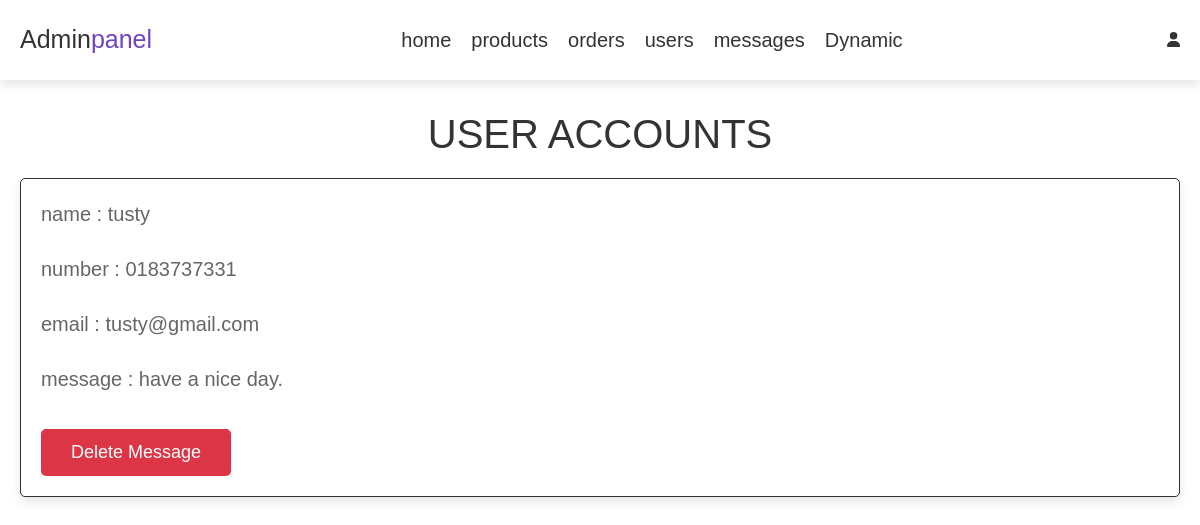
The page /admin_contacts.php (signed in) on the database its author committed.
### tables this page shows
CREATE TABLE `message` (
  `id` int(100) NOT NULL,
  `user_id` int(100) NOT NULL,
  `name` varchar(100) NOT NULL,
  `email` varchar(100) NOT NULL,
  `number` varchar(12) NOT NULL,
  `message` varchar(500) NOT NULL
);

### admin_contacts.php (the view, shortened to what this page needs)
    <?php include 'admin_header.php';?>
    <section class="messages">
        <h1 class="title">user accounts</h1>
        <div class="box-container">
        <?php
            $select_message = mysqli_query($conn, "SELECT * FROM `message`") or die('query failed');
            if(mysqli_num_rows($select_message) > 0){
                while($fetch_message = mysqli_fetch_assoc($select_message)){
        ?>
        <div class="box">
            <p>name : <span><?php echo $fetch_message['name']; ?></span></p>
            <p>number : <span><?php echo $fetch_message['number']; ?></span></p>
            <p>email : <span><?php echo $fetch_message['email']; ?></span></p>
            <p>message : <span><?php echo $fetch_message['message']; ?></span></p>
            <a href="admin_contacts.php?delete=<?php echo $fetch_message['id'];?>" onclick="return confirm('delete this message?');" class="delete-btn">delete message</a>
        </div>
        <?php
                };
            }else{
                echo '<p class="empty"> you have no messages!</p>';
            }
        ?>
        </div>
    </section>
<?php include 'admin_footer.php';?>

### css/admin_style.css (style rules this page uses)
:root { --purple: #8e44ad; --red: #c0392b; --orange: #f39c12; --black:#333; --white:#fff; --light-color: #666; --light-white: #ccc; --light-bg: #f5f5f5; --border: .1rem solid var(--black); --box-shadow: 0 .5rem 1rem rgba(0,0,0,.1); }
* { font-family: 'Rubik', sans-serif; margin: 0; padding: 0; box-sizing: border-box; outline: none; border: none; text-decoration: none; transition: all .2s linear; }
body { background-color: var(--light-bg); }
.title { text-align: center; margin-bottom: 2rem; text-transform: uppercase; color: var(--black); font-size: 4rem; }
html { font-size: 62.5%; overflow-x: hidden; }
section { padding: 3rem 2rem; }
.btn, .option-btn, .delete-btn, .white-btn { display: inline-block; margin-top: 1rem; padding: 1rem 3rem; cursor: pointer; color: var(--white); font-size: 1.8rem; border-radius: .5rem; text-transform: capitalize; }
.delete-btn { background-color: var(--red); }
.messages .box-container { display: grid; grid-template-columns: repeat(auto-fit, minmax(30rem, 1fr)); gap: 1.5rem; max-width: 1200px; margin: 0 auto; align-items: flex-start; }
.messages .box-container .box { background-color: var(--white); padding: 2rem; border: var(--border); box-shadow: var(--box-shadow); border-radius: .5rem; }
.messages .box-container .box p { padding-bottom: 1.5rem; font-size: 2rem; color: var(--light-color); line-height: 1.5; }

### rows shown on the page
message: name "tusty", number "0183737331", email "tusty@gmail.com", message "have a nice day."
